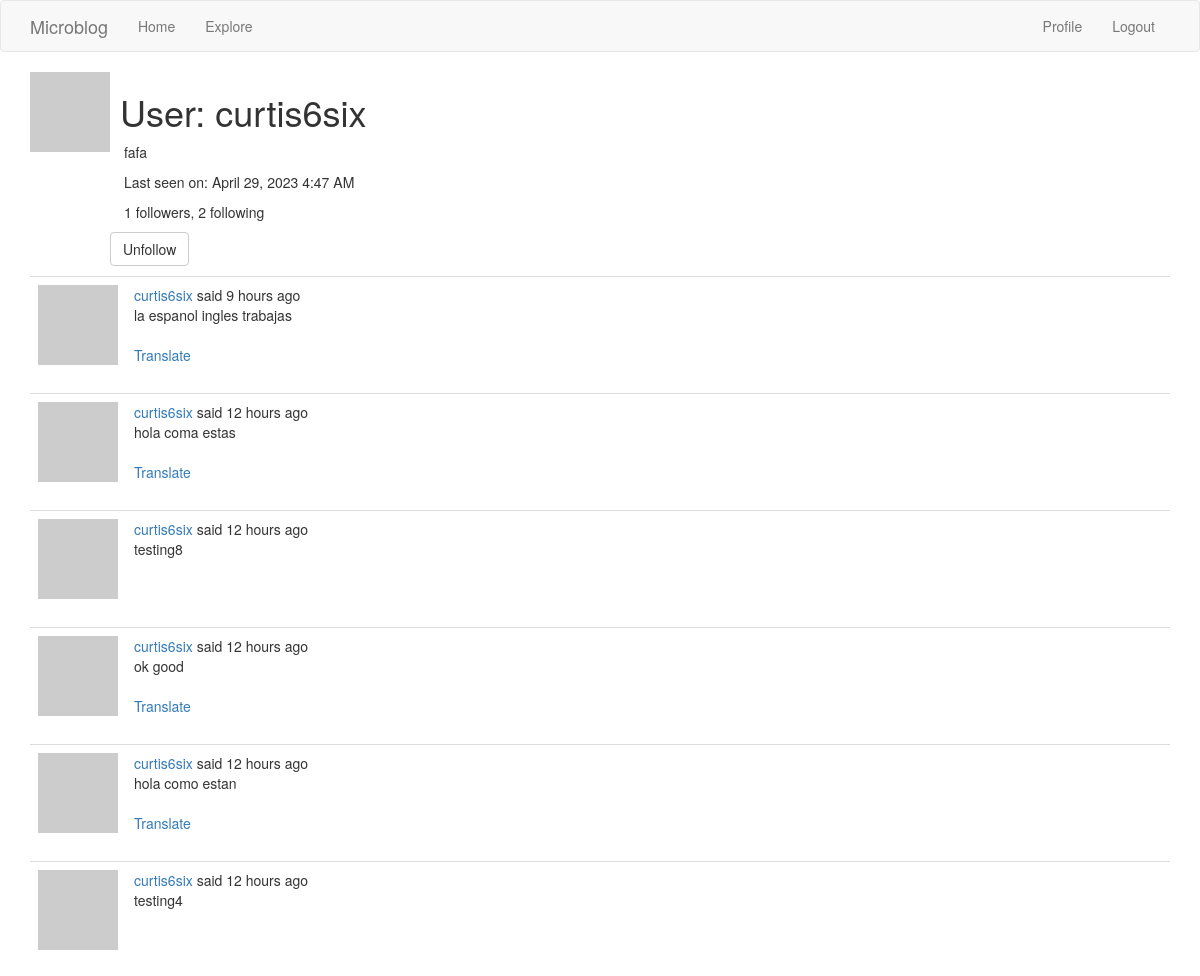
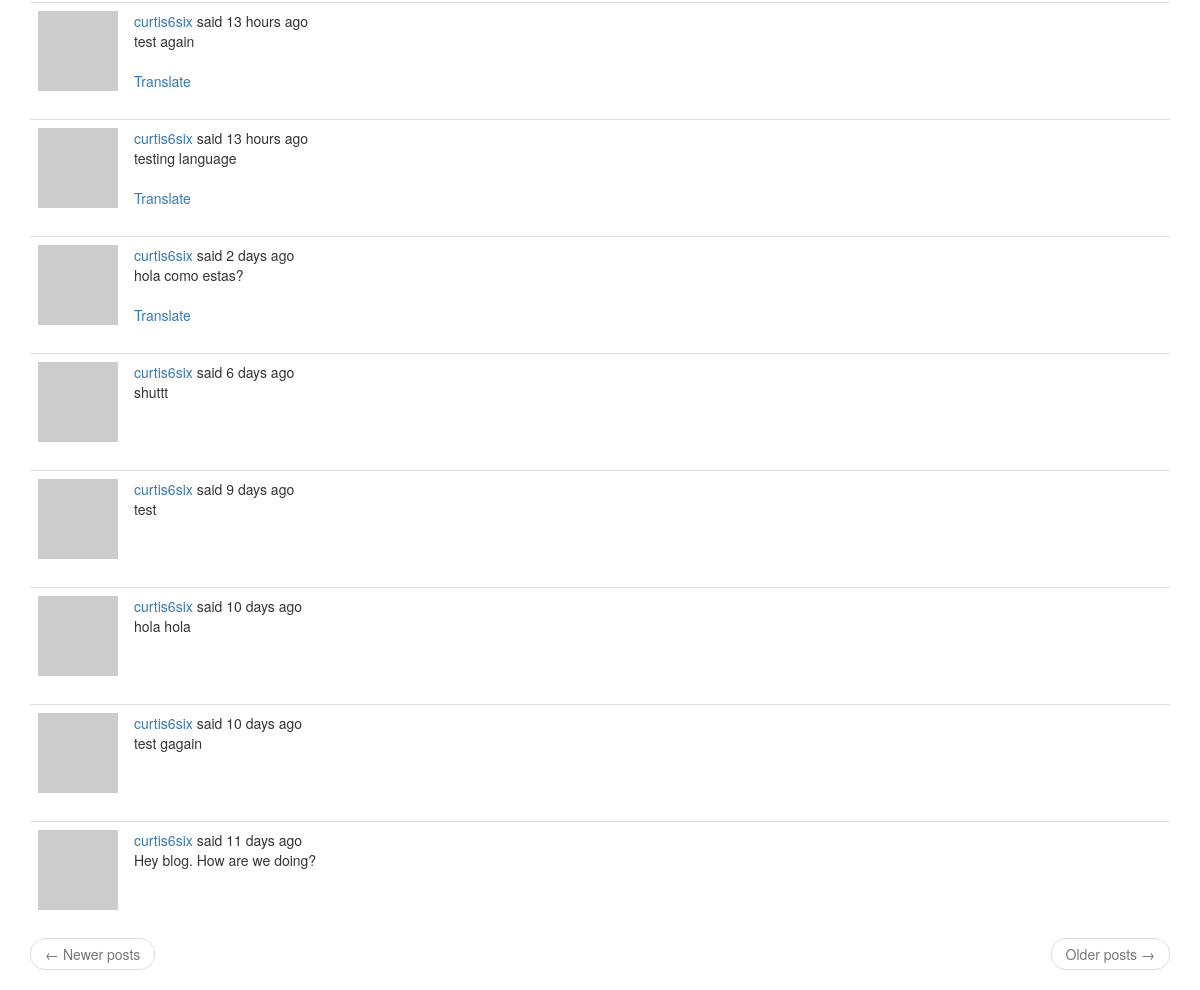
The page /user/curtis6six (signed in) on the database its author committed (2 pictures, top to bottom).
### app/models.py (models this page shows, shortened)
class User(UserMixin, db.Model):
    id = db.Column(db.Integer, primary_key=True)
    username = db.Column(db.String(64), index=True, unique=True)
    email = db.Column(db.String(120), index=True, unique=True)
    password_hash = db.Column(db.String(128))
    posts = db.relationship('Post', backref='author', lazy='dynamic')
    about_me = db.Column(db.String(140))
    last_seen = db.Column(db.DateTime, default=datetime.utcnow)
    followed = db.relationship(
        'User',secondary=followers,
        primaryjoin=(followers.c.follower_id == id),
        secondaryjoin=(followers.c.followed_id == id),
        backref=db.backref('followers', lazy='dynamic'), lazy='dynamic')
    def avatar(self,size):
        digest = md5(self.email.lower().encode('utf-8')).hexdigest()
        return 'https://www.gravatar.com/avatar/{}?d=identicon&s={}'.format(digest, size)
    def is_following(self, user):
        return self.followed.filter(
            followers.c.followed_id == user.id).count() > 0

class Post(db.Model):
    id = db.Column(db.Integer, primary_key=True)
    body = db.Column(db.String(140))
    timestamp = db.Column(db.DateTime, index=True, default=datetime.utcnow)
    user_id = db.Column(db.Integer, db.ForeignKey('user.id'))
    language = db.Column(db.String(5))

### app/routes.py (the view)
@app.route('/user/<username>')
@login_required
def user(username):
    user = User.query.filter_by(username=username).first_or_404()
    page = request.args.get('page', 1, type=int)
    posts = user.posts.order_by(Post.timestamp.desc()).paginate(page=page, per_page=app.config['POSTS_PER_PAGE'], error_out=False)
    next_url = url_for('user', username=user.username, page=posts.next_num) \
        if posts.has_next else None
    prev_url = url_for('user', username=user.username, page=posts.prev_num) \
        if posts.has_prev else None
    form = EmptyForm()
    return render_template('user.html', user=user, posts=posts.items, next_url=next_url, prev_url=prev_url, form=form)

### app/forms.py
class EmptyForm(FlaskForm):
    submit = SubmitField(_1('Submit'))

### app/models.py (called while the page is built)
@login.user_loader
def load_user(id):
    return User.query.get(int(id))

### app/routes.py (called while the page is built)
@app.before_request
def before_request():
    if current_user.is_authenticated:
        current_user.last_seen = datetime.utcnow()
        db.session.commit()
    g.locale = str(get_locale())

### app/templates/user.html (shortened to what this page needs)
{% extends "base.html" %}
{% block app_content %}
    <table>
        <tr valign="top">
            <td><img src="{{ user.avatar(128) }}"></td>
            <td>
                <h1>&nbsp;{{ _('User') }}: {{ user.username }}</h1>
                {% if user.about_me %}<p>&ensp;&ensp;{{ user.about_me }}</p>{% endif %}
                {% if user.last_seen %}<p>&ensp;&ensp;{{ _('Last seen on') }}: {{ moment(user.last_seen).format('LLL') }}</p>{% endif %}
                <p>&ensp;&ensp;{{ _('%(count)d followers', count=user.followers.count()) }}, {{ _('%(count)d following', count=user.followed.count()) }}</p>
                {% if user == current_user %}
                <p><a href="{{ url_for('edit_profile') }}">{{ _('Edit your profile') }}</a></p>
                {% else %}
                <p>
                    <form action="{{ url_for('unfollow', username=user.username) }}" method="post">
                        {{ form.submit(value=_('Unfollow'), class_='btn btn-default') }}
                    </form>
                </p>
                {% endif %}
            </td>
        </tr>
    </table>
    {% for post in posts %}
        {% include '_post.html' %}
    {% endfor %}
    <nav aria-label="...">
        <ul class="pager">
            <li class="previous{% if not prev_url %} disabled{% endif %}">
                <a href="{{ prev_url or '#' }}">
                    <span aria-hidden="true">&larr;</span> {{ _('Newer posts') }}
                </a>
            </li>
            <li class="next{% if not next_url %} disabled{% endif %}">
                <a href="{{ next_url or '#' }}">
                    {{ _('Older posts') }} <span aria-hidden="true">&rarr;</span>
                </a>
            </li>
        </ul>
    </nav>
{% endblock %}

### app/templates/_post.html (shortened to what this page needs)
<table class="table table-hover">
    <tr>
        <td width="70px">
            <a href="{{ url_for('user', username=post.author.username) }}">
                <img src="{{ post.author.avatar(70) }}" />
            </a>
        </td>
        <td>
            {{ _('%(username)s said %(when)s', username=user_link, when=moment(post.timestamp).fromNow()) }}
            <br>
            <span id="post{{ post.id }}">{{ post.body }}</span>
            {% if post.language and post.language != g.locale %}
            <br><br>
            <span id="translation{{ post.id }}">
                <a href="javascript:translate(
                    '#post{{ post.id }}',
                    '#translation{{ post.id }}',
                    '{{ post.language }}',
                    '{{ g.locale }}');">{{ _('Translate') }}</a>
            </span>
            {% endif %}
        </td>
    </tr>
</table>

### rows shown on the page
User: username "curtis6six", about_me "fafa", last_seen "April 29, 2023 4:47 AM"
Post: body "la espanol ingles trabajas"
Post: body "hola coma estas"
Post: body "testing8"
Post: body "ok good"
Post: body "hola como estan"
Post: body "testing4"
Post: body "test again"
Post: body "testing language"
Post: body "hola como estas?"
Post: body "shuttt"
Post: body "test"
Post: body "hola hola"
Post: body "test gagain"
Post: body "Hey blog. How are we doing?"
